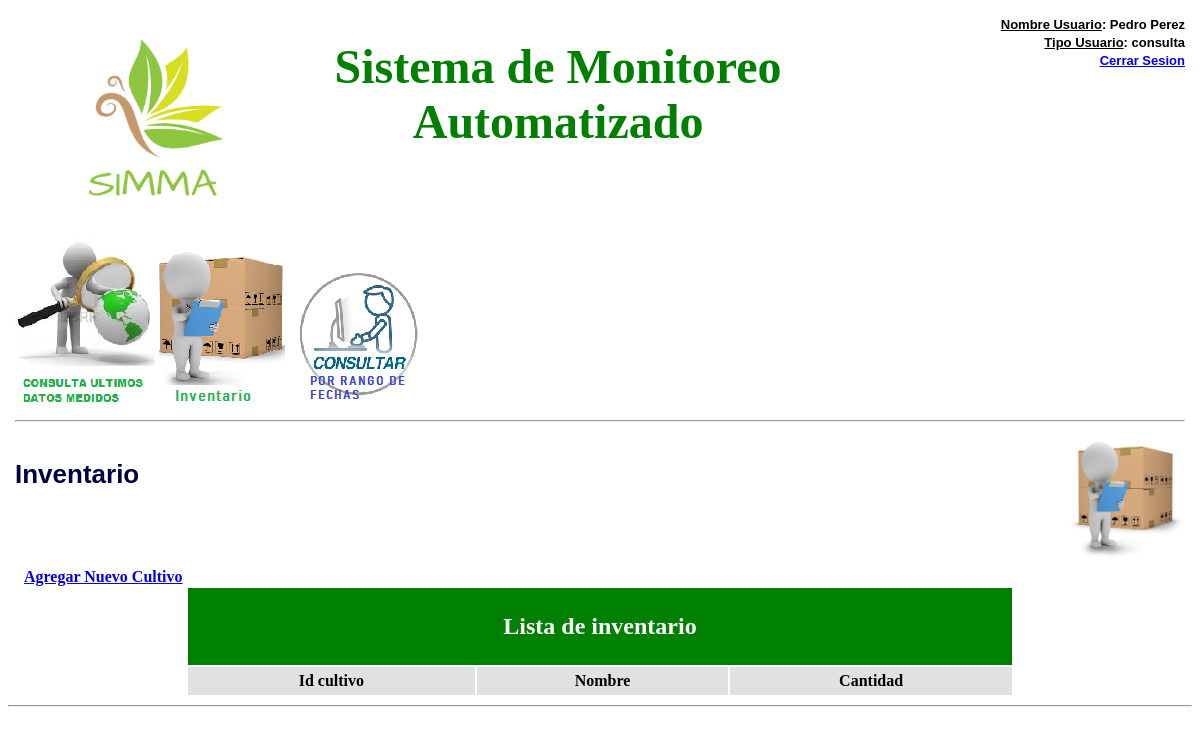
Page /inventario.php (signed in) on the earlier database version.
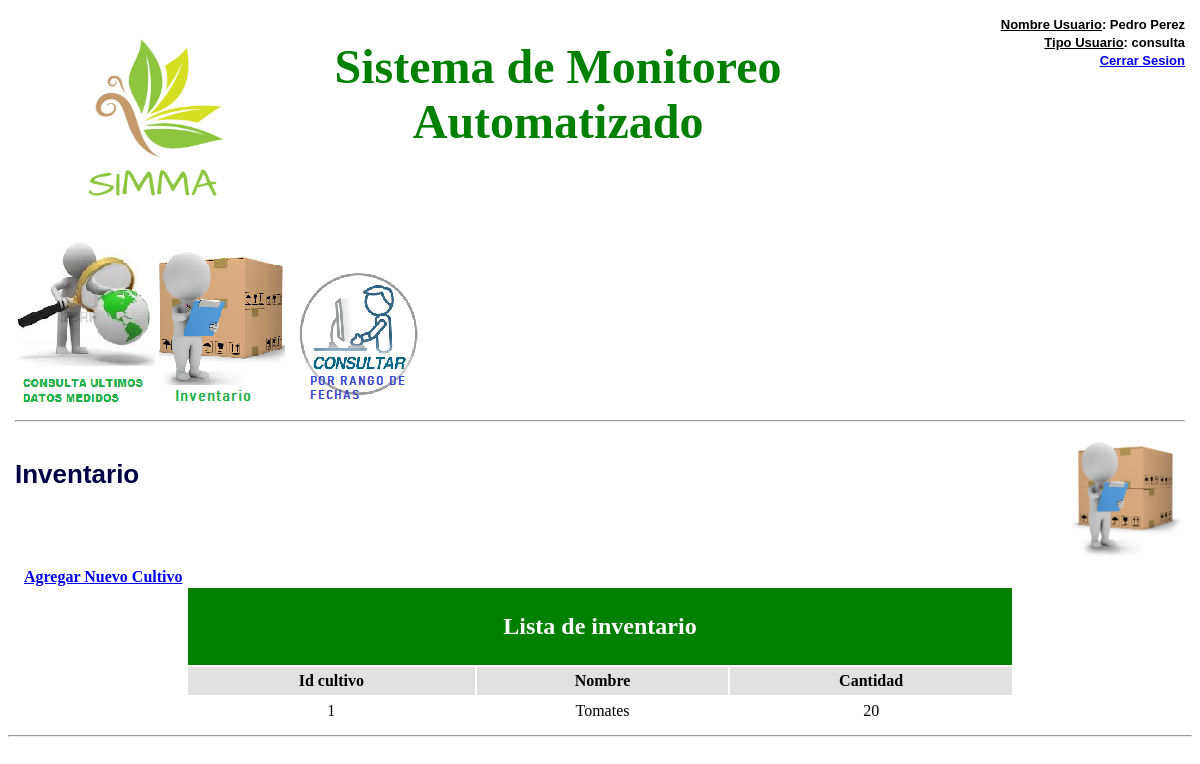
Same page on the later database version.
### tables this page shows
CREATE TABLE `tipo_usuario` (
  `id` int(11) NOT NULL,
  `descripcion_tipo` varchar(40) NOT NULL
);

CREATE TABLE `inventario` (
  `Id_cultivo` int(11) NOT NULL,
  `Nombre` text NOT NULL,
  `Cantidad` int(11) NOT NULL
);

### inventario.php (the view, shortened to what this page needs)
<?php
include "conexion.php";
if ($_SESSION["autenticado"] != "SIx3")
    {
      header('Location: index.php?mensaje=3');
    }
else
    {
        $mysqli = new mysqli($host, $user, $pw, $db);
  	    $sqlusu = "SELECT * from tipo_usuario where id='2'";
        $resultusu = $mysqli->query($sqlusu);
        $rowusu = $resultusu->fetch_array(MYSQLI_NUM);
  	    $desc_tipo_usuario = $rowusu[1];
    }
?>
    <!DOCTYPE HTML PUBLIC "-//W3C//DTD HTML 4.01 	Transitional//EN" "http://www.w3.org/TR/html4/loose.dtd">
     <html>
       <head>
        </head>
       <body>
        <table width="100%" align=center cellpadding=5 border=0 bgcolor="#FFFFFF">
    	   <tr>
           <td valign="top" align=left width=70%>
              <table width="100%" align=center border=0>
            	   <tr>
                  <td valign="top" align=center width=30%>
                     <img src="img/logo.jpg" border=0 width=200 height=200>
             	    </td>
                  <td valign="top" align=center width=60%>
                     <h1><font SIZE=7 color=green> Sistema de Monitoreo Automatizado </font></h1>
             	    </td>
           	    </tr>
         	    </table>
           </td>
           <td valign="top" align=right>
              <font FACE="arial" SIZE=2 color="#000000"> <b><u><?php  echo "Nombre Usuario</u>:   ".$_SESSION["nombre_usuario"];?> </b></font><br>
              <font FACE="arial" SIZE=2 color="#000000"> <b><u><?php  echo "Tipo Usuario</u>:   ".$desc_tipo_usuario;?> </b></font><br>
              <font FACE="arial" SIZE=2 color="#00FFFF"> <b><u> <a href="cerrar_sesion.php"> Cerrar Sesion </a></u></b></font>
           </td>
	     </tr>
     </table>
    <table width="100%" align=center cellpadding=5 border=0 bgcolor="#FFFFFF">
<?php
include "menu_consul.php";
?>
	  	    <tr valign="top">
             <td height="20%" align="left"
                    bgcolor="#FFFFFF" class="_espacio_celdas"
                    style="color: #FFFFFF;
			             font-weight: bold">
			    <font FACE="arial" SIZE=2 color="#000044"> <b><h1>Inventario</h1></b></font>
		       </td>
	          <td height="20%" align="right"
                    bgcolor="#FFFFFF" class="_espacio_celdas"
                    style="color: #FFFFFF;
			             font-weight: bold">
			  <img src="img/inventario.png" border=0 width=115 height=115>
		       </td>
		     </tr>
		    </table>
        <tr>
        <td align=center>
          <a href="inventario_add.php"> <b>Agregar Nuevo Cultivo </b></a>
        </td>
         </tr>
    <table width="70%" align=center cellpadding=5 border=0 bgcolor="#FFFFFF">
       <tr>
         <td valign="top" align=center width=80& colspan=6 bgcolor="green"">
           <h2> <font color=white>Lista de inventario</font></h2>
         </td>
 	     </tr>
    	 <tr>
         <td valign="top" align=center bgcolor="#E1E1E1">
            <b>Id cultivo</b>
         </td>
         <td valign="top" align=center bgcolor="#E1E1E1">
            <b>Nombre</b>
         </td>
         <td valign="top" align=center bgcolor="#E1E1E1">
            <b>Cantidad</b>
         </td>
 	     </tr>
<?php
$mysqli = new mysqli($host, $user, $pw, $db);
$sql1 = "SELECT * from inventario";
$result1 = $mysqli->query($sql1);
while($row1 = $result1->fetch_array(MYSQLI_NUM))
{
 $Id_cultivo = $row1[0];
 $Nombre = $row1[1];
 $Cantidad = $row1[2];
?>
    	 <tr>
         <td valign="top" align=center>
           <?php echo $Id_cultivo; ?>
         </td>
         <td valign="top" align=center>
           <?php echo $Nombre; ?>
         </td>
         <td valign="top" align=center>
           <?php echo $Cantidad; ?>
         </td>
 	     </tr>
<?php
}
?>
       </table>
       <hr>
       <br><br>
     </body>
   </html>

### menu_consul.php
<?php
echo '
  	     <tr>
                  <td colspan=2 width="25%" height="20%" align="left"
                    bgcolor="#FFFFFF" class="_espacio_celdas"
                    style="color: #FFFFFF;
			             font-weight: bold">
					   <a href="consulta_datos_medidos.php"><img src="img/Ultimo_dato-copia.png" border=0></a>
					   <a href="inventario.php"><img src="img/inventario - copia.png" border=0></a>
					   <a href="consulta_datos_x_rango.php"><img src="img/consultar - copia.png" border=0></a>
		             <hr>
			           </td>
		      </tr>
';
?>

Differences in the rows shown:
added inventario: Id_cultivo "1", Nombre "Tomates", Cantidad "20"
